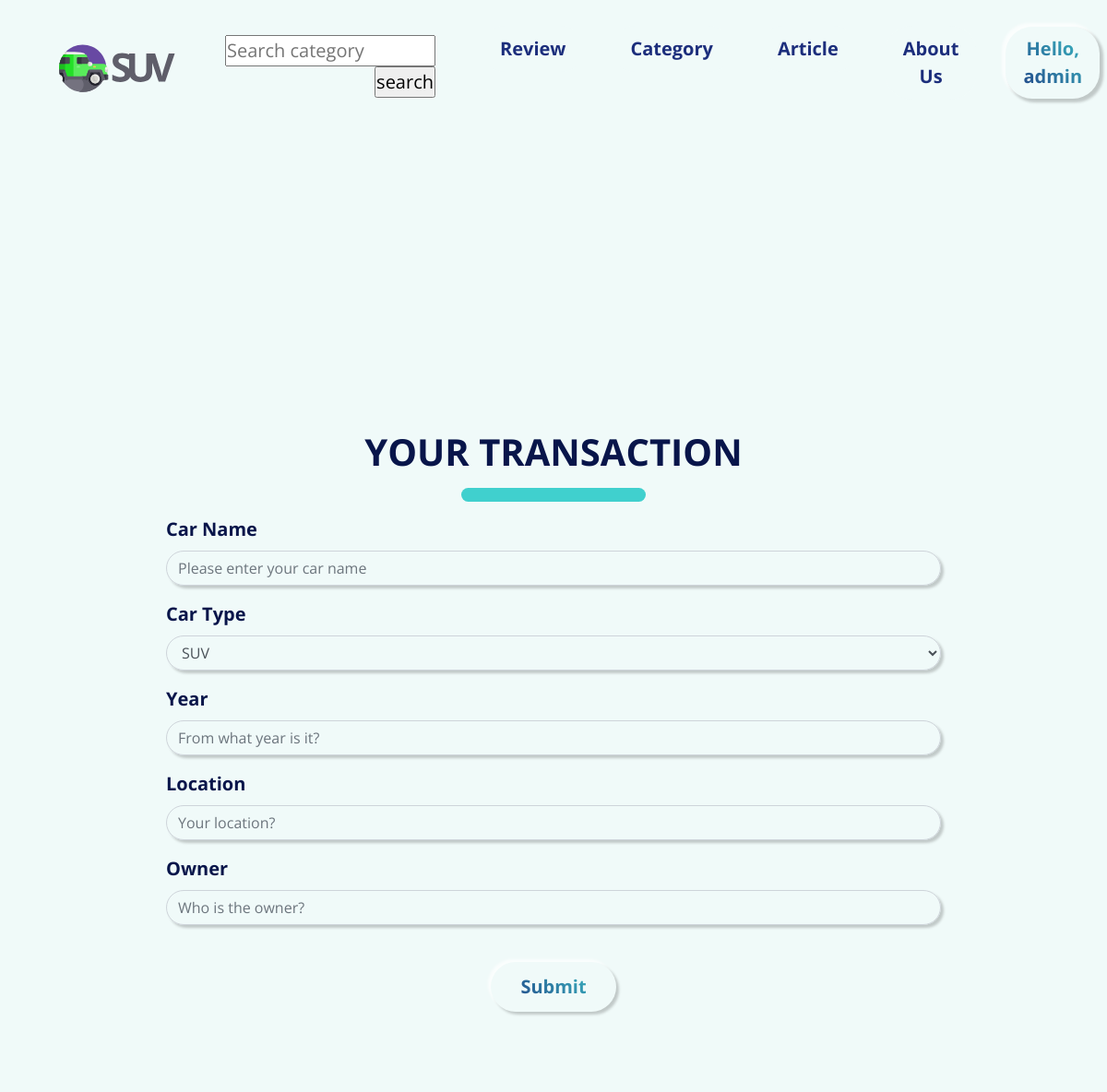
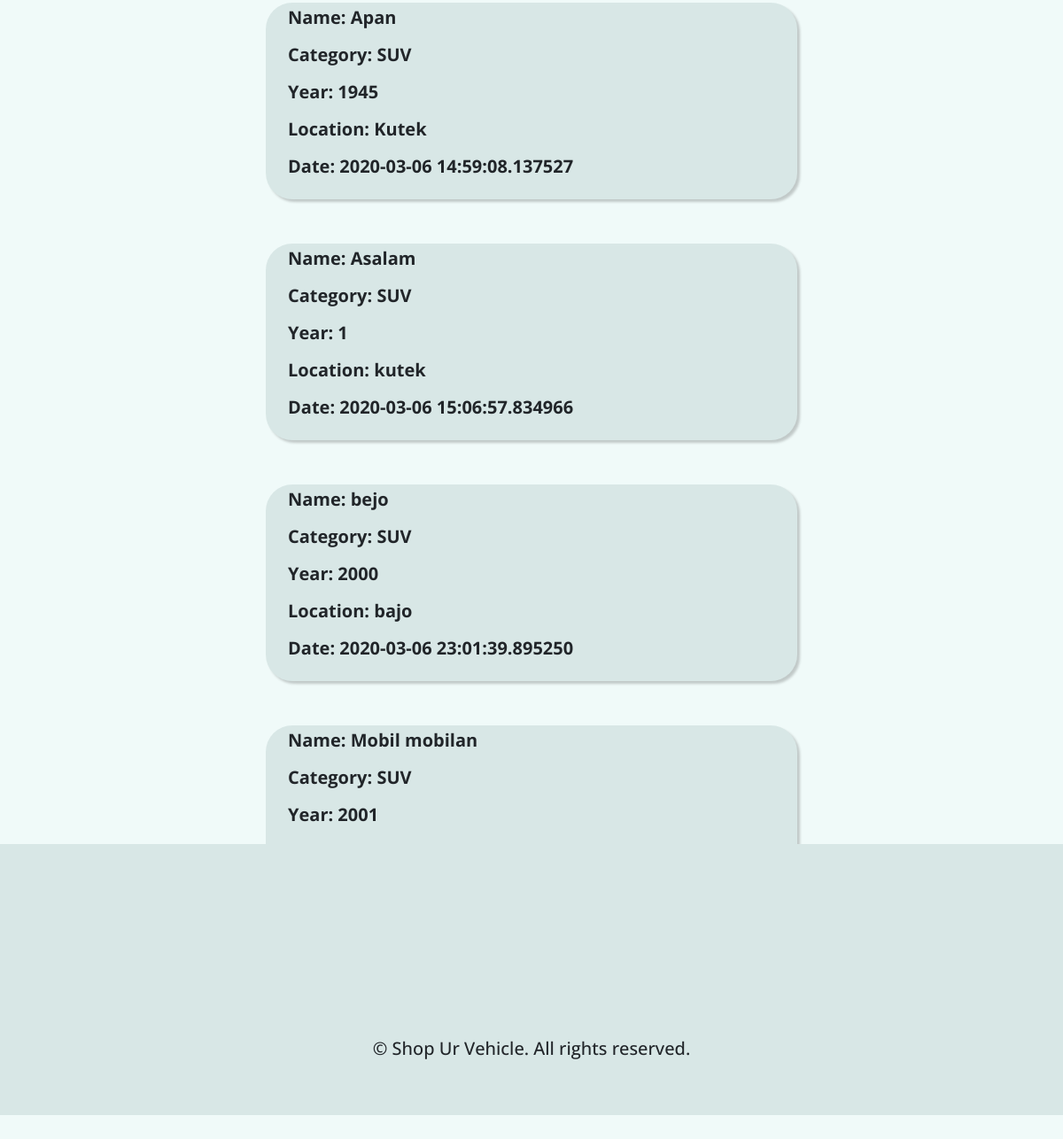
The page /transaction.html (signed in) on the database its author committed (2 pictures, top to bottom).
### suv/models.py (models this page shows)
class Transaction(models.Model):
    name = models.TextField(max_length=1000)
    category = models.ForeignKey(Category, on_delete=models.CASCADE)
    year = models.TextField(max_length=1000)
    city = models.TextField(max_length=1000)
    date = models.TextField(max_length=1000)

class Category(models.Model):
    car_type = models.TextField(max_length=1000)

### suv/views.py (the view)
# urls.py: path('transaction.html', transaction, name='transaction'),
def transaction(request):
    if request.method == "POST":
        req = request.POST
        form = TransactionForm(request.POST, request.FILES)
        type_car = Category.objects.get_or_create(car_type=req['car_type'])[0]
        type_car.save()
        new_car = Transaction.objects.create(name=req['name'],category=type_car,year = req['year'],city = req['location'],date=datetime.datetime.today())
        new_car.save()
        return redirect('/transaction.html')
    else:
        form = TransactionForm()
    cars = Transaction.objects.all()
    car_type = Category.objects.all()
    response = {'cars' : cars, 'car_type' : car_type}
    return render(request,'transaction.html',response)

### suv/templates/transaction.html (shortened to what this page needs)
{% extends 'base.html' %}
{% load static %}
{% block content %}
<div id="transaction">
    <div class="form" id="rent">
        <h1 id="title">YOUR TRANSACTION</h1>
        <div class="line"></div>
        <form method="POST">
            <div class="form-group">
                <label for="name" class="expl">Car Name</label>
                <input class="form-control" id="name" type="text" name="name" maxlength="255" required
                    placeholder="Please enter your car name">
            </div>
            <div class="form-group">
                <label for="carType" class=expl>Car Type</label>
                <select class="form-control" id="car_type" type="text" name="car_type" maxlength="6" required>
                    <option>SUV</option>
                </select>
            </div>
            <div class="form-group">
                <label for="year" class="expl">Year</label>
                <input class="form-control" id="year" type="text" name="year" maxlength="255" required
                    placeholder="From what year is it?">
            </div>
            <div class="form-group">
                <label for="location" class="expl">Location</label>
                <input class="form-control" id="location" type="text" name="location" maxlength="255" required
                    placeholder="Your location?">
            </div>
            <div class="form-group">
                <label for="owner" class="expl">Owner</label>
                <input class="form-control" id="owner" type="text" name="owner" maxlength="255" required
                    placeholder="Who is the owner?">
            </div>
            <button type="submit" id="submitBtn">Submit</button>
        </form>
    </div>
</div>
<div class="response">
    {% for i in cars %}
    <div class="row twelve">
        <h1 class="name">Name: {{ i.name }}</h1>
        <h1 class="category">Category: {{ i.category.car_type }}</h1>
        <h1 class="year">Year: {{ i.year }}</h1>
        <h1 class="city">Location: {{ i.city }}</h1>
        <h1 class="date" style="margin-bottom: 20px;">Date: {{ i.date }}</h1>
    </div>
    {% endfor %}
</div>
{% endblock %}

### suv/templates/base.html (shortened to what this page needs)
{% load static %}
<!doctype html>
<html lang="en">
<head>
    <link rel="stylesheet" href="https://stackpath.bootstrapcdn.com/bootstrap/4.4.1/css/bootstrap.min.css"
>
    <link rel="stylesheet" type="text/css" href="/static/css/style.css" media="screen" />
</head>
<body>
    <nav class="navbar navbar-expand-lg navbar-light fixed-top">
        <div class="collapse navbar-collapse ml-auto" id="navbarNav">
            <a href="index.html"><img src="/static/img/LOGO.svg"
                    style="width: 150px; margin-left: 4vw;" href="#home"></a>
            <ul class="navbar-nav ml-auto">
                <li class="nav-item">
                    <form action="category.html" method="GET" style="margin: 20px 20px 20px 10px; padding: 10px 20px">
                        <input type="text" name="q" placeholder="Search category"></input>
                        <input type="submit" value="search"></input>
                    </form>
                </li>
                <li class="nav-item">
                    <a class="nav-link js-scroll-trigger yellow-text" href="review.html">Review</a>
                </li>
                <li class="nav-item">
                    <a class="nav-link js-scroll-trigger yellow-text" href="index.html#category">Category</a>
                </li>
                <li class="nav-item">
                    <a class="nav-link js-scroll-trigger" href="articles.html" id="articleBtn">Article</a>
                </li>
                <li class="nav-item">
                    <a class="nav-link js-scroll-trigger" href="index.html#about">About Us</a>
                </li>
                {% if user.is_authenticated %}
                <li class="nav-item">
                    <a class="nav-link js-scroll-trigger" id="register" href="signup.html">Hello, {{ request.user }}</a>
                </li>
                {% else %}
                <li class="nav-item">
                    <a class="nav-link js-scroll-trigger" id="register" href="signup.html">Register</a>
                </li>
                {% endif %}
            </ul>
        </div>
    </nav>
    {% block content %}
    {% endblock %}
    <footer id="copyright">
        <h1>© Shop Ur Vehicle. All rights reserved.</h1>
    </footer>
</body>
</html>

### suv/static/css/style.css (style rules this page uses)
* { margin: 0; padding: 0; scroll-behavior: smooth; box-sizing: border-box; }
body { margin: 0; padding: 0; font: 20px/1.5 'Open Sans', sans-serif; background-color: #F0FAF9; width: 100%; }
ul li { list-style: none; }
ul { padding: 0; margin: 0; }
img { width: 100px; }
.navbar-collapse { text-align: right; }
nav { background-color: #F0FAF9; }
.navbar-nav .nav-item .nav-link { display: block; float: right; margin: 20px 20px 20px 10px; padding: 10px 20px; max-width: 200px; height: auto; background-color: #F0FAF9; border-radius: 30px; font-weight: bold; text-align: center; color: #1C2E7C; }
.navbar-nav .nav-item .nav-link#register { background-color: #F0FAF9; background: -webkit-linear-gradient(45deg, #1C2E7C, #40D0CE); -webkit-background-clip: text; -webkit-text-fill-color: transparent; background-color: #F0FAF9; border-radius: 30px; box-shadow: -3px -3px 3px 0 rgba(255,255,255,0.7), 3px 3px 3px 0 rgba(0,0,0,0.2); }
footer#copyright { padding: 8vh 0 2vh 0; background-color: #D8E7E6; text-align: center; width: 100%; }
footer#copyright h1 { font-size: 20px; }
.form#rent { margin-left: auto; margin-right: auto; width: 70vw; }
.form#rent h1 { margin-top: 17vh; font-weight: bold; color: #08154A; text-align: center; }
.form#rent .line { width: 200px; height: 15px; margin: 15px auto; background-color: #40D0CE; border-radius: 15px; }
.form#rent .form-group { font-weight: bold; color: #08154A; }
.form#rent .form-group input, .form#rent .form-group textarea { border-radius: 20px; background-color: transparent; box-shadow: 3px 3px 3px 0 rgba(0,0,0,0.2); }
.form#rent .form-group select { border-radius: 20px; background-color: transparent; box-shadow: 3px 3px 3px 0 rgba(0,0,0,0.2); }
.form#rent button { display: flex; margin: 40px auto; padding: 10px 30px; border-radius: 40px; background-color: transparent; background-color: #F0FAF9; background: -webkit-linear-gradient(45deg, #1C2E7C, #40D0CE); -webkit-background-clip: text; -webkit-text-fill-color: transparent; font-weight: bold; border-radius: 30px; border-color: transparent; box-shadow: -3px -3px 3px 0 rgba(255,255,255,0.7), 3px 3px 3px 0 rgba(0,0,0,0.2); }
.line { position: relative; margin-left: auto; margin-right: auto; margin-bottom: 4vw; height: 10px; width: 30vh; background-color: #40D0CE; border-radius: 50px; }
.response { max-height: 1000px; overflow-y: scroll; }
.row.twelve { background-color: #D8E7E6; display: flex; margin: 50px; width: 50vw; margin-left: auto; margin-right: auto; border-radius: 30px; box-shadow: 3px 3px 3px 0 rgba(0,0,0,0.2); }
.row.twelve h1 { width: 100%; padding: 5px; margin-left: 20px; font-size: 20px; font-weight: bold; }

### suv/templates/base.html (style rules this page uses)
html, body { width: 100%; height: 100%; margin: 0; padding: 0; overflow-x: hidden; }

### rows shown on the page
Transaction: name "Apan", category.car_type "SUV", year "1945", city "Kutek", date "2020-03-06 14:59:08.137527"
Transaction: name "Asalam", category.car_type "SUV", year "1", city "kutek", date "2020-03-06 15:06:57.834966"
Transaction: name "bejo", category.car_type "SUV", year "2000", city "bajo", date "2020-03-06 23:01:39.895250"
Transaction: name "Mobil mobilan", category.car_type "SUV", year "2001"

### other values the page prints
{{ request.user }} "admin"
